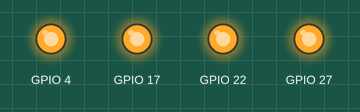
This program was run on a simulated Raspberry Pi (BCM pin numbers). Shown: output pins drawn as LEDs (lit = HIGH). At 0.0 s the program stops and its outputs stay as they are.

Above: at 0.1 s.
Timing chart, 0 to 1.5 s (numbered marks = the images above):
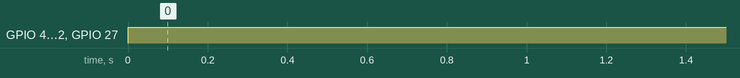

The program:

enciende.py
```python
#!usr/bin/env/ python
## enciende.py
#Importamos la libreria y le cambiamos el nombre a GPIO
import RPi.GPIO as GPIO
#Establecemos el sistema de numeracion que queramos, en este caso el sistema BCM
GPIO.setmode(GPIO.BCM)
#Configuramos el pin GPIO como una salida
GPIO.setup(27, GPIO.OUT)
GPIO.setup(17, GPIO.OUT)
GPIO.setup(4, GPIO.OUT)
GPIO.setup(22, GPIO.OUT)
#Encendemos el led
GPIO.output(27, GPIO.HIGH)
GPIO.output(17, GPIO.HIGH)
GPIO.output(4, GPIO.HIGH)
GPIO.output(22, GPIO.HIGH)
```

Measured:
- by itself, GPIO 4, GPIO 17, GPIO 22, GPIO 27: LOW → HIGH at 0.00 s
